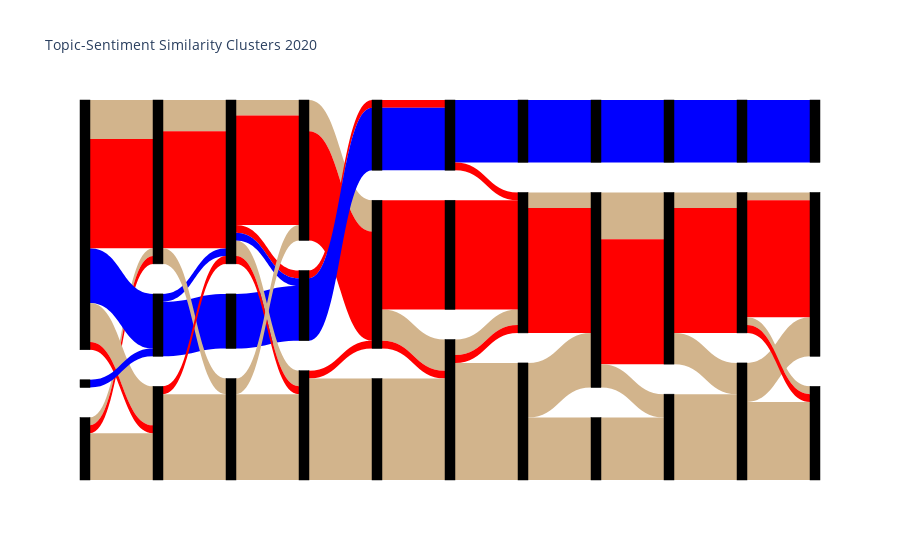

Here is the notebook cell this chart was saved with:
### Code cell
color_link = list(clustdf['type'])
color_link = list(map(lambda x: x.replace('CNN', 'tan').replace('MSNBC', 'blue').replace('Fox', 'red'), color_link))
print(color_link)

fig = go.Figure(data=[go.Sankey(
    node = dict(
      pad = 30,
      thickness = 10,
      line = dict(color = "black", width = 0.5),
      label = [],#["January","January","January","February","February","February", "March","March","March","April","April","April",
               #"May","May","May",'June','June','June','July','July','July','August','August','August','September','September','September','October','October','October','November','November','November'],
      color = "black"
    ),
    link = dict(
      source = clustdf['source'],#[0, 1, 0, 2, 3, 3], # indices correspond to labels, eg A1, A2, A1, B1, ...
      target = clustdf['target'],#[2, 3, 3, 4, 4, 5],
      value = clustdf['value'], #[8, 4, 2, 8, 4, 2]
      color = color_link
  ))])

fig.update_layout(title_text="Topic-Sentiment Similarity Clusters 2020", font_size=10)
fig.show()

### Figure 1 — Plotly figure (JSON) as saved in the notebook; plotly's stock layout.template omitted (floating-point values rounded to 4 significant figures)
{"data": [{"link": {"color": ["tan", "red", "tan", "blue", "tan", "red", "tan", "red", "blue", "blue", "blue", "tan", "red", "tan", "red", "tan", "blue", "tan", "red", "tan", "red", "red", "blue", "tan", "tan", "red", "tan", "tan", "red", "red", "blue", "tan", "red", "red", "tan", "red", "blue", "blue", "red", "tan", "tan", "red", "red", "tan", "tan", "blue", "tan", "red", "tan", "red", "tan", "blue", "tan", "tan", "tan", "red", "blue", "tan", "tan", "tan", "tan", "red", "tan", "red", "blue"], "source": [0, 0, 0, 1, 1, 1, 1, 1, 2, 6, 6, 7, 7, 7, 8, 8, 12, 13, 13, 13, 13, 13, 13, 14, 14, 18, 18, 19, 19, 20, 20, 24, 24, 24, 25, 26, 26, 30, 30, 31, 31, 31, 32, 36, 36, 37, 38, 38, 42, 42, 42, 43, 44, 48, 48, 48, 49, 50, 54, 54, 55, 55, 55, 55, 56], "target": [7, 7, 8, 6, 7, 7, 8, 8, 6, 12, 13, 13, 13, 14, 13, 14, 20, 18, 18, 19, 19, 20, 20, 18, 19, 24, 25, 24, 24, 26, 26, 31, 31, 32, 31, 30, 30, 37, 38, 36, 38, 38, 38, 42, 44, 43, 42, 42, 48, 48, 50, 49, 50, 54, 55, 55, 56, 54, 60, 61, 60, 60, 61, 61, 62], "value": [1, 1, 6, 7, 5, 14, 5, 1, 1, 7, 1, 4, 15, 2, 1, 11, 7, 2, 1, 2, 14, 1, 1, 11, 2, 1, 13, 4, 14, 1, 8, 4, 1, 14, 13, 1, 8, 8, 1, 15, 2, 1, 14, 7, 8, 8, 2, 16, 6, 16, 3, 8, 8, 4, 2, 16, 8, 11, 5, 10, 1, 15, 1, 1, 8]}, "node": {"color": "black", "label": [], "line": {"color": "black", "width": 0.5}, "pad": 30, "thickness": 10}, "type": "sankey"}], "layout": {"font": {"size": 10}, "title": {"text": "Topic-Sentiment Similarity Clusters 2020"}}}
